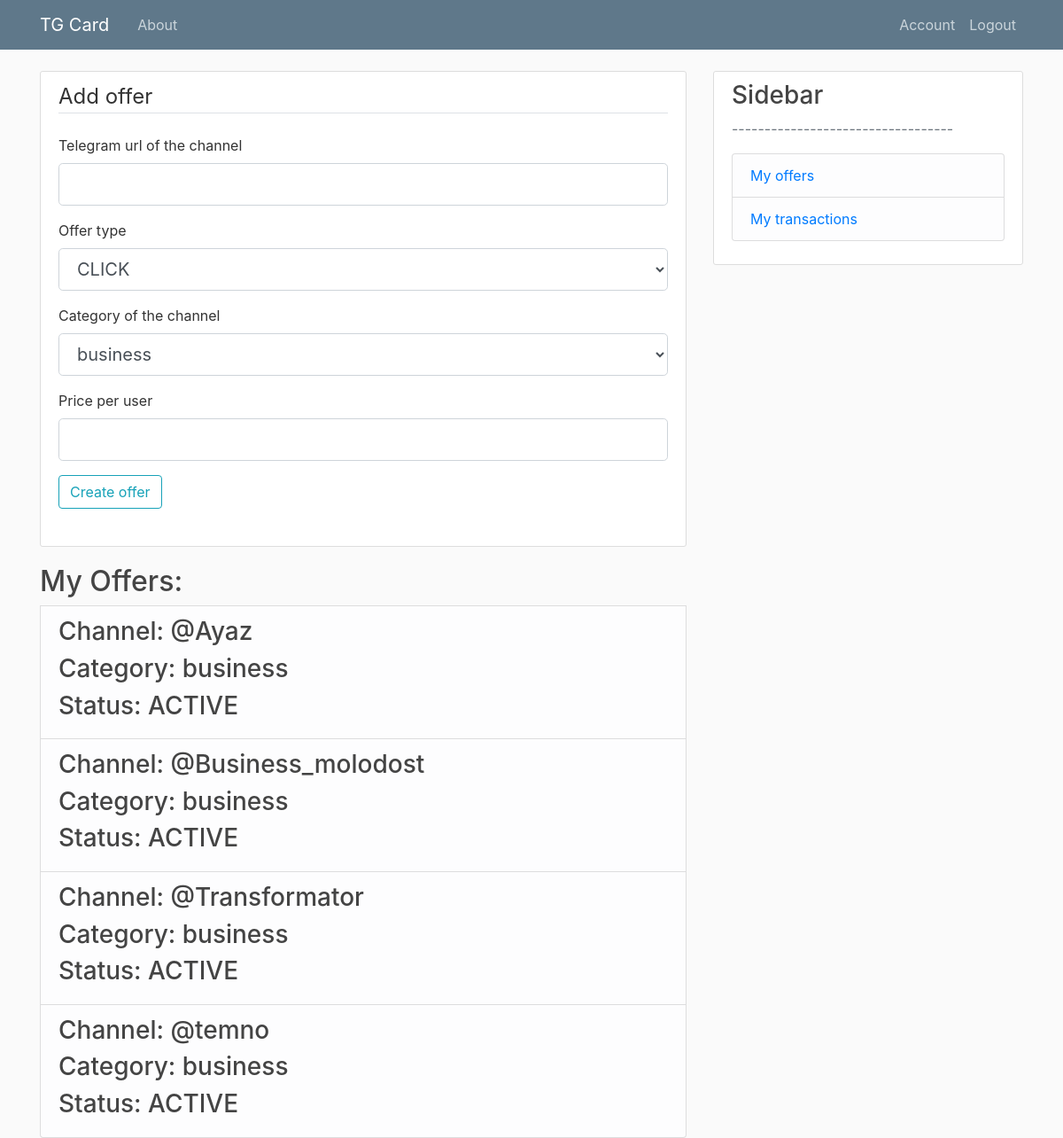
The page /offer (signed in) on the database as committed earlier.
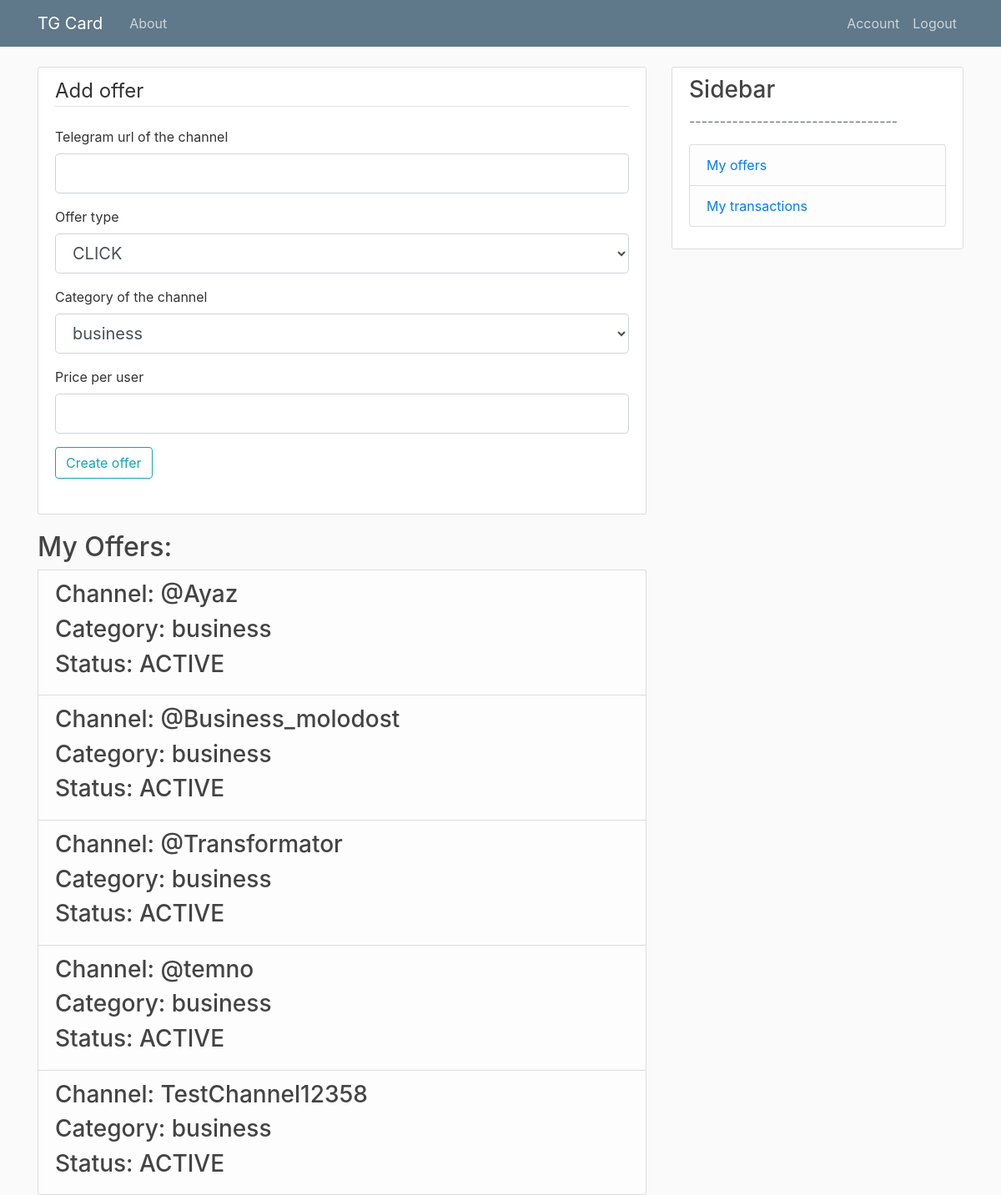
The same page on the database as committed later.
### models.py (models this page shows, shortened)
class Offer(db.Model):
    id = db.Column(db.Integer, primary_key=True)
    tgLink = db.Column(db.String, index=True, unique=True, nullable=False)
    offerType = db.Column(db.String, index=True, nullable=False) # click \ subscribe
    price = db.Column(db.Float, index=True, nullable=False)
    status = db.Column(db.Integer, index=True, nullable=False) # active \ inactive
    advertId = db.Column(db.Integer, db.ForeignKey('user.id'), nullable=False)
    tasks = db.relationship('Task', backref='offer', lazy=True)
    categoryListAdv = db.relationship('CategoryListAdv', backref='offer', lazy=True)

class Category(db.Model):
    id = db.Column(db.Integer, primary_key=True)
    title = db.Column(db.String, index=True, unique=True, nullable=False)
    categoryListAdv = db.relationship('CategoryListAdv', backref='category', lazy=True)
    categoryListAff = db.relationship('CategoryListAff', backref='category', lazy=True)

### routes.py (the view, shortened to what this page needs)
@app.route("/offer", methods=['GET', 'POST'])
@advertiser_access_level()
@login_required
def offer():
    formCategories = [(g.id, g.title) for g in Category.query.all()]
    form = CreateOfferForm()
    form.categoryListAdv.choices = formCategories
    return render_template('offer.html', title='Offer', form=form)

### forms.py
class CreateOfferForm(FlaskForm):
    tgLink = StringField('Telegram url of the channel', validators=[DataRequired()])
    offerType = SelectField('Offer type',
                        choices=[('CLICK','CLICK'), ('SUBSCRIBE','SUBSCRIBE')])
    categoryListAdv = SelectField('Category of the channel', coerce=int)
    price = FloatField('Price per user', validators=[DataRequired()])
    submit = SubmitField('Create offer')

### models.py (called while the page is built)
@login_manager.user_loader
def load_user(user_id):
    return User.query.get(int(user_id))

### routes.py (called while the page is built)
def advertiser_access_level():
    def decorator(f):
        @wraps(f)
        def decorated_function(*args, **kwargs):
            if current_user.role != 'ADVERTISER':
                return redirect(url_for('access_error_page'))
            return f(*args, **kwargs)
        return decorated_function
    return decorator

### templates/offer.html (shortened to what this page needs)
{% extends "layout.html" %}
{% block content %}
    <div class="content-section">
        <form method="POST" action="">
        <fieldset class="form-group">
            <legend class="border-bottom mb-4">Add offer</legend>
            <div class="form-group">
                {{ form.tgLink.label(class="form-control-label") }}
                {% if form.tgLink.errors %}
                    {{ form.tgLink(class="form-control form-control-lg is-invalid") }}
                    <div class="invalid-feedback">
                        {% for error in form.tgLink.errors %}
                            <span>{{ error }}</span>
                        {% endfor %}
                    </div>
                {% else %}
                    {{ form.tgLink(class="form-control form-control-lg") }}
                {% endif %}
            </div>
            <div class="form-group">
                {{ form.offerType.label(class="form-control-label") }}
                {% if form.offerType.errors %}
                    {{ form.offerType(class="form-control form-control-lg is-invalid") }}
                    <div class="invalid-feedback">
                        {% for error in form.offerType.errors %}
                            <span>{{ error }}</span>
                        {% endfor %}
                    </div>
                {% else %}
                    {{ form.offerType(class="form-control form-control-lg") }}
                {% endif %}
            </div>
            <div class="form-group">
                {{ form.categoryListAdv.label(class="form-control-label") }}
                {% if form.categoryListAdv.errors %}
                    {{ form.categoryListAdv(class="form-control form-control-lg is-invalid") }}
                    <div class="invalid-feedback">
                        {% for error in form.categoryListAdv.errors %}
                            <span>{{ error }}</span>
                        {% endfor %}
                    </div>
                {% else %}
                    {{ form.categoryListAdv(class="form-control form-control-lg") }}
                {% endif %}
            </div>
            <div class="form-group">
                {{ form.price.label(class="form-control-label") }}
                {% if form.price.errors %}
                    {{ form.price(class="form-control form-control-lg is-invalid") }}
                    <div class="invalid-feedback">
                        {% for error in form.price.errors %}
                            <span>{{ error }}</span>
                        {% endfor %}
                    </div>
                {% else %}
                    {{ form.price(class="form-control form-control-lg") }}
                {% endif %}
            </div>
    	    <div class="form-group">
         	    {{ form.submit(class="btn btn-outline-info") }}
    	    </div>
            </fieldset>
        </form>
    </div>
    <h2>My Offers: </h2>
    {% for offer in current_user.offers %}
    <li class="list-group-item list-group-item-light">
    <table>
        <tr>
                <ul class="list-group">
                    <h3>Channel: {{offer.tgLink}} </h3>
                    <h3>Category: {{offer.categoryListAdv[0].category.title}}</h3>
                    <h3>Status: {{offer.status}}</h3>
                </ul>
        </tr>
    </table>
    </li>
    {% endfor %}
{% endblock content %}

Rows that differ between the two databases and show on the page:
now on this page (row edited): Offer: tgLink "TestChannel12358", title "business", status "ACTIVE"
